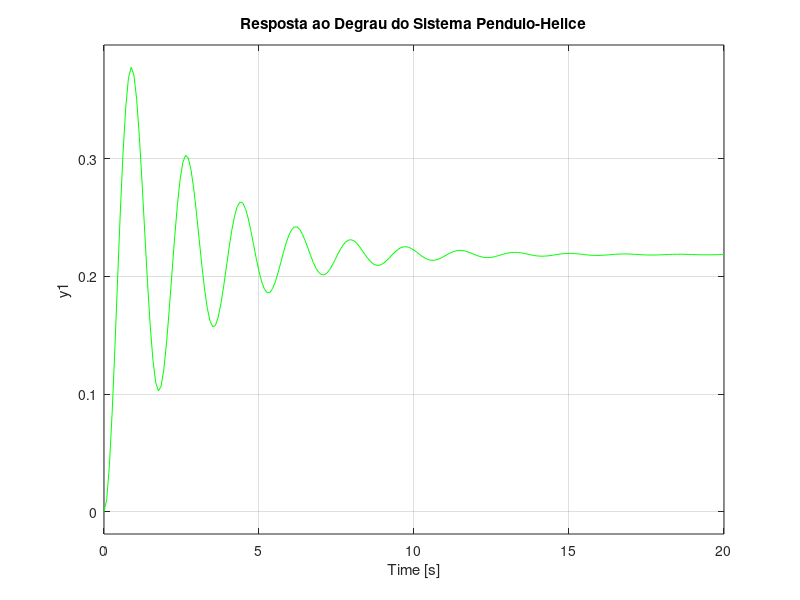

Here is the MATLAB script that generated this plot: (Note: this script raises an error after producing the figure.)
%System Transfer Function
num = [2.7925];
den = [1 0.7170 9.9849];
sys = tf(num,den);
fsys = feedback(sys,1);
step(fsys,'g')
title('Resposta ao Degrau do Sistema Pendulo-Helice');

%Modelling of the System in State Space
a2 = 9.9849;
a1 = 0.7170;
b2 = 2.7925;

A = [0 1; -a2 -a1];
B = [0; 1];
C = [b2 0];
D = [0];
K = [1 1];

%Project Parameters Mp = 10%; Ts = 0.5s
mp = 0.10;
ts = 0.5;
damp = 0.5912; %Defining damping factor
wn = 13.5318; %Defining the undamped natural frequency

sigma = damp * wn; %Defining sigma, real part of the desired pole
wd = wn * sqrt(1 - damp^2); %Defining imaginary part of the desired pole

% Desired closed-loop poles
p1 = -sigma+wd*1i
p2 = -sigma-wd*1i

% Desired Characteristic Equation s^3 + d2s^2 + d1s + d0
p1 = tf([1 8+10.9137*1i],[1]);
p2 = tf([1 8-10.9137*1i],[1]);
p3 = tf([1 40],[1]);
eqc = p1*p2*p3

d0 = 7324;
d1 = 823.1;
d2 = 56;

%Defining k1 k2 and ke
k1 = d1 - a2
k2 = d2 - a1
ke = d0/b2

%System + Integrator + Pole Assignment Controller
AA = [0 1 0; -(k1+a2) -(k2+a1) ke; -2.7729 0 0];
BB = [0; 0; 1];
CC = [2.7729 0 0];

%Response to the Step of the System + Integrator + Pole Assignment Controller
figure(1)
step(AA,BB,CC,D,1,'b')
title('Simulacao do Sistema Pendulo-Helice no Espaco de Estado + Controlador por Alocacao de Polos');

figure(2)
step(fsys,'r')
hold on
step(AA,BB,CC,D,1,'y')
hold off
title('Comparacao da Resposta do Sistema e a Resposta do Sistema + Controlador por Alocacao de Polos');